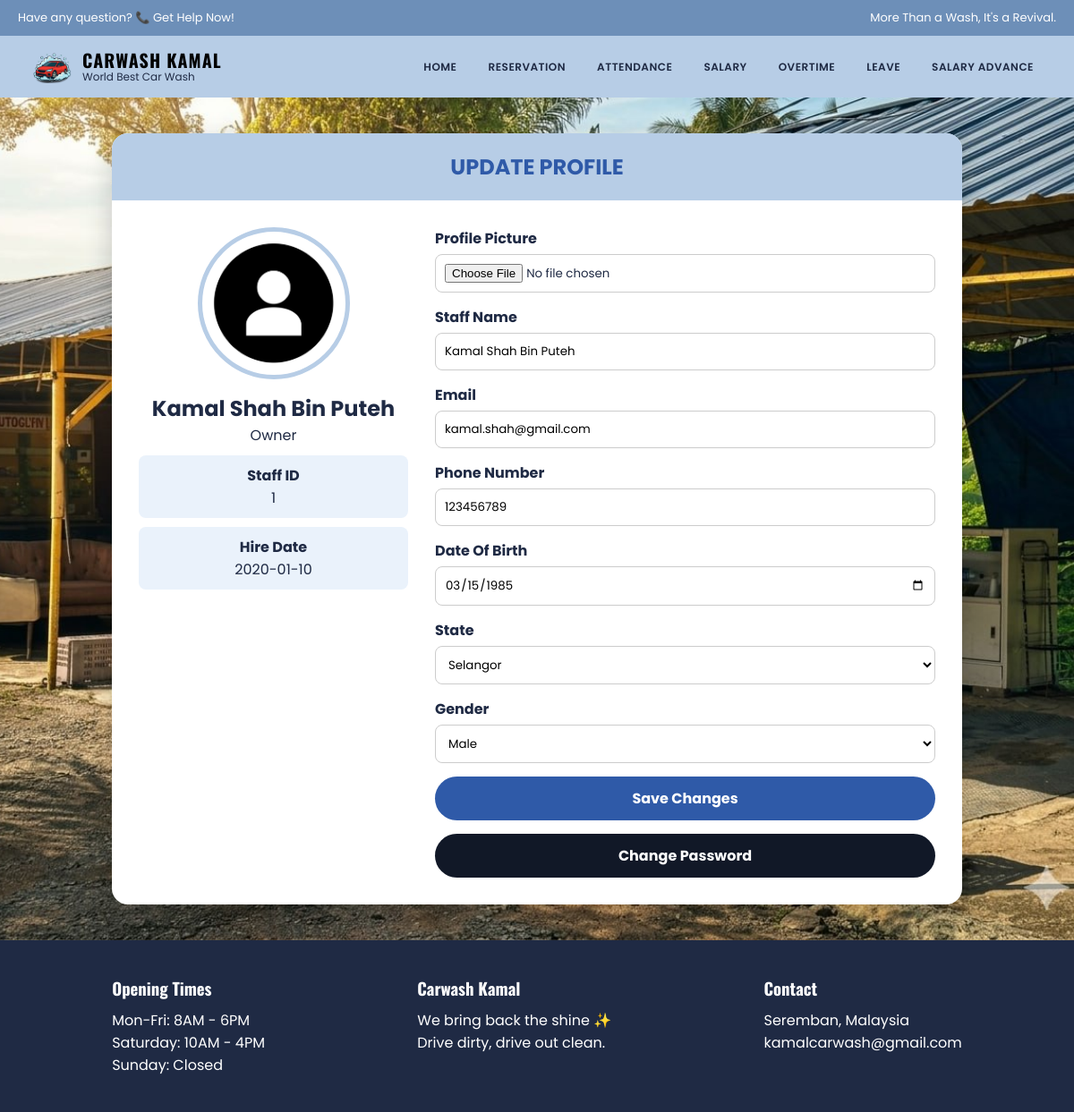
The page /staff/pages/update_profile.php (signed in) on the database its author committed.
### tables this page shows
CREATE TABLE `staff` (
  `staff_id` int(11) NOT NULL,
  `staff_name` varchar(50) NOT NULL,
  `staff_email` varchar(100) DEFAULT NULL,
  `staff_password` varchar(255) DEFAULT NULL,
  `staff_phonenum` int(11) NOT NULL,
  `staff_dob` date NOT NULL,
  `staff_state` varchar(50) NOT NULL,
  `staff_hiredate` date NOT NULL,
  `staff_salary` int(11) NOT NULL,
  `staff_job` varchar(20) NOT NULL,
  `staff_gender` tinyint(1) NOT NULL,
  `staff_image` varchar(255) DEFAULT NULL
);

### staff/pages/update_profile.php (the view, shortened to what this page needs)
<?php
include("../../config.php");
$staff_id = $_SESSION['staff_id'];
$stmt = $conn->prepare("
    SELECT *
    FROM staff
    WHERE staff_id = ?
");
$stmt->execute([$staff_id]);
$staff = $stmt->fetch(PDO::FETCH_ASSOC);
?>
<?php include("../includes/header.php"); ?>
<link rel="stylesheet" href="../../css/style.css">
<section class="page-bg">
<div class="profile-card">
<div class="profile-header">
<h1>
UPDATE PROFILE
</h1>
</div>
<div class="profile-body">
<div class="profile-left">
<img
src="../../images/<?php echo !empty($staff['staff_image']) ? $staff['staff_image'] : 'uploads/default.png'; ?>"
>
<h2>
<?php echo $staff['staff_name']; ?>
</h2>
<p>
<?php echo $staff['staff_job']; ?>
</p>
<div class="info-box">
<b>Staff ID</b>
<br>
<?php echo $staff['staff_id']; ?>
</div>
<div class="info-box">
<b>Hire Date</b>
<br>
<?php echo $staff['staff_hiredate']; ?>
</div>
</div>
<div class="profile-right">
<form method="POST" enctype="multipart/form-data">
<div class="input-box">
<label>
Profile Picture
</label>
<input
type="file"
name="staff_image"
accept=".jpg,.jpeg,.png,.webp"
>
</div>
<div class="input-box">
<label>
Staff Name
</label>
<input
type="text"
name="staff_name"
value="<?php echo $staff['staff_name']; ?>"
required
>
</div>
<div class="input-box">
<label>
Email
</label>
<input
type="email"
name="staff_email"
value="<?php echo $staff['staff_email']; ?>"
required
>
</div>
<div class="input-box">
<label>
Phone Number
</label>
<input
type="text"
name="staff_phonenum"
value="<?php echo $staff['staff_phonenum']; ?>"
>
</div>
<div class="input-box">
<label>
Date Of Birth
</label>
<input
type="date"
name="staff_dob"
value="<?php echo $staff['staff_dob']; ?>"
>
</div>
<div class="input-box">
<label>
State
</label>
<select name="staff_state">
<?php
$states = [
"Johor",
"Kedah",
"Kelantan",
"Melaka",
"Negeri Sembilan",
"Pahang",
"Penang",
"Perak",
"Perlis",
"Sabah",
"Sarawak",
"Selangor",
"Terengganu"
];
foreach($states as $s){
?>
<option
value="<?php echo $s; ?>"
<?php
if($staff['staff_state']==$s){
echo "selected";
}
?>
>
<?php echo $s; ?>
</option>
<?php } ?>
</select>
</div>
<div class="input-box">
<label>
Gender
</label>
<select name="staff_gender">
<option value="Male"
<?php if($staff['staff_gender']=="Male") echo "selected"; ?>>
Male
</option>
</select>
</div>
<button
class="btn"
name="update_profile"
>
Save Changes
</button>
<a
href="change_password.php"
class="password-btn"
>
Change Password
</a>
</form>
</div>
</div>
</div>
</section>
<?php include("../includes/footer.php"); ?>

### css/style.css (style rules this page uses)
* { margin: 0; padding: 0; box-sizing: border-box; }
.btn { padding: 12px 25px; border-radius: 25px; border: none; cursor: pointer; font-weight: bold; transition: 0.2s; font-family: 'Poppins', sans-serif; }
.input-box { margin-bottom: 15px; }
.input-box input, .input-box select, .input-box textarea { width: 100%; padding: 10px; border: none; border-bottom: 2px solid #ccc; outline: none; background: transparent; font-family: 'Poppins', sans-serif; }

### staff/pages/update_profile.php (style rules this page uses)
.page-bg { background:url("../../images/hero.jpg") center/cover no-repeat; min-height:100vh; padding:40px 0; display:flex; justify-content:center; }
.profile-card { width:950px; background:white; border-radius:18px; overflow:hidden; box-shadow:0 12px 30px rgba(0,0,0,0.2); }
.profile-header { background:#b7cde6; text-align:center; padding:20px; }
.profile-header h1 { color:#2f5aa8; }
.profile-body { display:flex; gap:30px; padding:30px; }
.profile-left { width:35%; text-align:center; }
.profile-left img { width:170px; height:170px; border-radius:50%; object-fit:cover; border:5px solid #b7cde6; }
.profile-left h2 { margin-top:15px; }
.info-box { background:#eaf2fb; padding:10px; border-radius:8px; margin-top:10px; }
.profile-right { width:65%; }
.input-box { margin-bottom:15px; }
.input-box label { font-weight:bold; display:block; margin-bottom:5px; }
.input-box input, .input-box select { width:100%; padding:10px; border:1px solid #ccc; border-radius:8px; }
.btn { width:100%; padding:12px; border:none; border-radius:25px; background:#2f5aa8; color:white; font-weight:bold; font-size:16px; font-family:'Poppins',sans-serif; cursor:pointer; text-align:center; display:block; }
.password-btn { display:block; text-align:center; margin-top:15px; padding:12px; border-radius:25px; background:#111827; color:white; text-decoration:none; font-weight:bold; font-size:16px; font-family:'Poppins',sans-serif; }

### rows shown on the page
staff: staff_image (placeholder picture), staff_name "Kamal Shah Bin Puteh", staff_job "Owner", staff_id "1", staff_hiredate "2020-01-10", staff_email "kamal.shah@gmail.com", staff_phonenum "123456789", staff_dob "03/15/1985", staff_state "Selangor"
